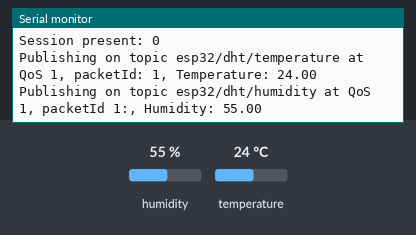
Simulated run of this sketch. Board: ESP32. Parts: the last lines printed to the serial monitor. The inputs (shaded band) are chosen by the test bench; at power-on: humidity 55 %, temperature 24 °C. WiFi joins after 1.5 s; servers stay silent unless stated; no MQTT or app messages arrive unless stated.

Above: at 18.0 s.
18.1 s: humidity set to 22 %
At 21.4 s:
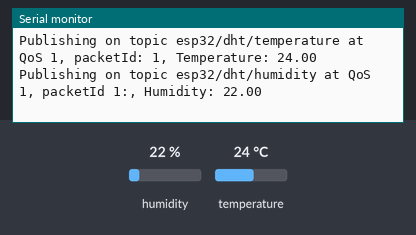
33.1 s: temperature set to 12 °C
At 41.4 s:
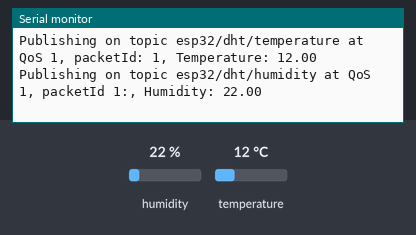
48.1 s: humidity set to 40 %
At 51.4 s:
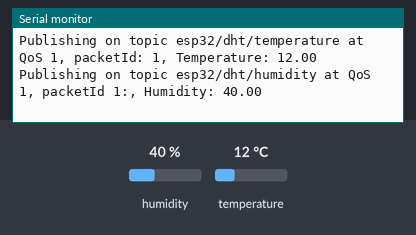
Timing chart, 0 to 52.9 s (numbered marks = the images above; inputs shaded):
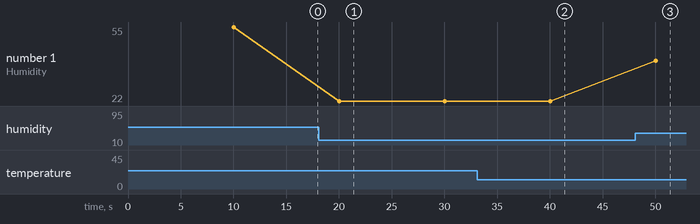

Measured:
- after the input at 18.1 s, the serial monitor: prints a new line after 1.9 s (image 1)
- after the input at 33.1 s, the serial monitor: prints a new line after 6.9 s (image 2)
- after the input at 48.1 s, the serial monitor: prints a new line after 1.9 s (image 3)
- plotted number 1: 55 → 22 after the input at 18.1 s, 22 → 40 after the input at 48.1 s

The sketch:

esp32-temp-hum.ino
```cpp
#include "DHT.h"
#include <WiFi.h>
#include "esp_wpa2.h"
extern "C" {
  #include "freertos/FreeRTOS.h"
  #include "freertos/timers.h"
}
#include <AsyncMqttClient.h>

//Eduroam enterprise connection
bool shouldConnectToEduroam = true;
#define WIFI_EDUROAM_SSID "eduroam"
#define EDUROAM_EAP_IDENTITY "?"
#define EDUROAM_EAP_PASSWORD "?"

//Home connection
#define HOME_WIFI_SSID "?"
#define HOME_WIFI_PASSWORD "?"

// Docker Mosquitto MQTT Broker
const char *MQTT_HOST = "?";
#define MQTT_PORT 8123
#define MQTT_USER "admin"
#define MQTT_PASSWRD "admin12345"

// Temperature MQTT Topics
#define MQTT_PUB_TEMP "esp32/dht/temperature"
#define MQTT_PUB_HUM  "esp32/dht/humidity"

// Digital pin connected to the DHT sensor
#define DHTPIN 4
#define DHTTYPE DHT11

// Initialize DHT sensor
DHT dht(DHTPIN, DHTTYPE);

// Variables to hold sensor readings
float temp;
float hum;

AsyncMqttClient mqttClient;
TimerHandle_t mqttReconnectTimer;
TimerHandle_t wifiReconnectTimer;

unsigned long previousMillis = 0;   // Stores last time temperature was published
const long interval = 10000;        // Interval at which to publish sensor readings

void connectToWifi() {
  Serial.println("Connecting to Wi-Fi...");
  WiFi.disconnect(true);
  WiFi.mode(WIFI_STA);
  if (shouldConnectToEduroam){
    WiFi.begin(WIFI_EDUROAM_SSID, WPA2_AUTH_PEAP, EDUROAM_EAP_IDENTITY, EDUROAM_EAP_IDENTITY, EDUROAM_EAP_PASSWORD);
  }else{
    WiFi.begin(HOME_WIFI_SSID, HOME_WIFI_PASSWORD);
  }
}

void connectToMqtt() {
  Serial.println("Connecting to MQTT...");
  mqttClient.connect();
}

void WiFiEvent(WiFiEvent_t event) {
  Serial.printf("[WiFi-event] event: %d\n", event);
  switch(event) {
    case SYSTEM_EVENT_STA_GOT_IP:
      Serial.println("WiFi connected");
      Serial.println("IP address: ");
      Serial.println(WiFi.localIP());
      connectToMqtt();
      break;
    case SYSTEM_EVENT_STA_DISCONNECTED:
      Serial.println("WiFi lost connection");
      xTimerStop(mqttReconnectTimer, 0); // ensure we don't reconnect to MQTT while reconnecting to Wi-Fi
      xTimerStart(wifiReconnectTimer, 0);
      break;
  }
}

void onMqttConnect(bool sessionPresent) {
  Serial.println("Connected to MQTT.");
  Serial.print("Session present: ");
  Serial.println(sessionPresent);
}

void onMqttDisconnect(AsyncMqttClientDisconnectReason reason) {
  Serial.println("Disconnected from MQTT.");
  Serial.printf("Reason for disconnection: %d", reason);
  if (WiFi.isConnected()) {
    xTimerStart(mqttReconnectTimer, 0);
  }
}

void onMqttSubscribe(uint16_t packetId, uint8_t qos) {
  Serial.println("Subscribe acknowledged.");
  Serial.print("  packetId: ");
  Serial.println(packetId);
  Serial.print("  qos: ");
  Serial.println(qos);
}

void onMqttUnsubscribe(uint16_t packetId) {
  Serial.println("Unsubscribe acknowledged.");
  Serial.print("  packetId: ");
  Serial.println(packetId);
}

void onMqttPublish(uint16_t packetId) {
  Serial.print("Publish acknowledged.");
  Serial.print("  packetId: ");
  Serial.println(packetId);
}

void setup() {
  Serial.begin(115200);
  Serial.println();

  dht.begin();

  mqttReconnectTimer = xTimerCreate("mqttTimer", pdMS_TO_TICKS(2000), pdFALSE, (void*)0, reinterpret_cast<TimerCallbackFunction_t>(connectToMqtt));
  wifiReconnectTimer = xTimerCreate("wifiTimer", pdMS_TO_TICKS(2000), pdFALSE, (void*)0, reinterpret_cast<TimerCallbackFunction_t>(connectToWifi));

  WiFi.onEvent(WiFiEvent);

  mqttClient.onConnect(onMqttConnect);
  mqttClient.onDisconnect(onMqttDisconnect);
  mqttClient.onSubscribe(onMqttSubscribe);
  mqttClient.onUnsubscribe(onMqttUnsubscribe);
  mqttClient.onPublish(onMqttPublish);
  mqttClient.setServer(MQTT_HOST, MQTT_PORT);
  mqttClient.setCredentials(MQTT_USER, MQTT_PASSWRD);
  connectToWifi();
}

void loop() {
  unsigned long currentMillis = millis();
  // Every X number of seconds (interval = 10 seconds)
  // it publishes a new MQTT message
  if (currentMillis - previousMillis >= interval) {
    // Save the last time a new reading was published
    previousMillis = currentMillis;
    // New DHT sensor readings
    hum = dht.readHumidity();
    // Read temperature as Celsius (the default)
    temp = dht.readTemperature();

    // Check if any reads failed and exit early (to try again).
    if (isnan(temp) || isnan(hum)) {
      Serial.println(F("Failed to read from DHT sensor!"));
      return;
    }

    // Publish an MQTT message on topic esp32/dht/temperature
    uint16_t packetIdPub1 = mqttClient.publish(MQTT_PUB_TEMP, 1, true, String(temp).c_str());
    Serial.printf("Publishing on topic %s at QoS 1, packetId: %i, ", MQTT_PUB_TEMP, packetIdPub1);
    Serial.printf("Temperature: %.2f \n", temp);

    // Publish an MQTT message on topic esp32/dht/humidity
    uint16_t packetIdPub2 = mqttClient.publish(MQTT_PUB_HUM, 1, true, String(hum).c_str());
    Serial.printf("Publishing on topic %s at QoS 1, packetId %i:, ", MQTT_PUB_HUM, packetIdPub2);
    Serial.printf("Humidity: %.2f \n", hum);
  }
}
```
